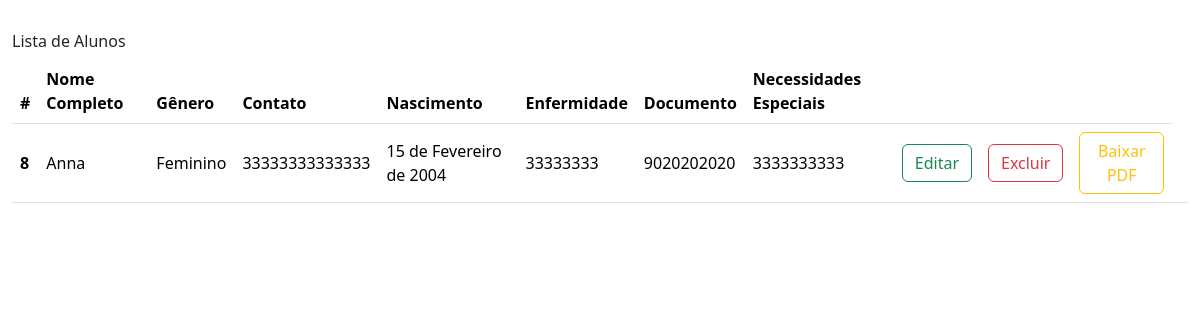
The page /listaralunos/ on the database its author committed.
### asdavi/models.py (models this page shows, shortened)
class Aluno(models.Model):
    nome_aluno = models.CharField(max_length=64, null = False, blank= False)
    data_nascimento = models.DateField(null = False , blank = False)
    genero_aluno = models.CharField(max_length=10, null = False, blank= False)
    documento_aluno = models.CharField(max_length=64, null = False, blank= False)
    endereco_aluno = models.CharField(max_length=64, null = False, blank= False)
    telefone_aluno = models.CharField(max_length=64, null = False, blank= False)
    nome_enfermidade = models.CharField(max_length=64, null = True, blank= True)
    nome_medicamento = models.CharField(max_length=64, null = True, blank= True)
    renda_familiar = models.IntegerField(null = False, blank = False)
    condicoes_familiar = models.CharField(max_length=50, null = False, blank = False)
    interesse_educacional = models.CharField(max_length=50)
    necessidade_especial = models.CharField(max_length=64)

### asdavi/views.py (the view)
# urls.py: path('listaralunos/', PesquisaAlunoView.as_view(), name="alunos"),
class PesquisaAlunoView(ListView):
    model = Aluno
    template_name = "lista_alunos.html"
    context_object_name = 'aluno'

### asdavi/templates/lista_alunos.html (shortened to what this page needs)
<!DOCTYPE html>
<html lang="pt-br">
<head>
    {% load static %}
    <link rel="stylesheet" href="https://cdn.jsdelivr.net/npm/bootstrap@5.3.3/dist/css/bootstrap.min.css">
</head>
<body class="bg-custom">
    <header>
        <nav class="navbar nav d-flex navbar-expand-lg bg-shadow">
            <div class="container-fluid d-flex align-items-center justify-content-center py-2 px-5">
            </div>
        </nav>
    </header>
    <section>
        <div class="container-fluid">
            <h6 class="ml-3">Lista de Alunos</h2>
            <table class="table align-middle">
                <thead>
                    <tr>
                        <th scope="col">#</th>
                        <th scope="col">Nome Completo</th>
                        <th scope="col">Gênero</th>
                        <th scope="col">Contato</th>
                        <th scope="col">Nascimento</th>
                        <th scope="col">Enfermidade</th>
                        <th scope="col">Documento</th>
                        <th scope="col">Necessidades Especiais</th>
                        <th scope="col"></th>
                        <th scope="col"></th>
                        <th scope="col"></th>
                      </tr>
                </thead>
                  <tbody>
                    {% for aluno in aluno %}
                        <tr class="dados-aluno">
                            <th scope="row">{{ aluno.pk }}</th>
                            <td>{{ aluno.nome_aluno }}</td>
                            <td>{{ aluno.genero_aluno }}</td>
                            <td>{{ aluno.telefone_aluno }}</td>
                            <td>{{ aluno.data_nascimento }}</td>
                            <td>{{ aluno.nome_enfermidade }}</td>
                            <td>{{ aluno.documento_aluno }}</td>
                            <td>{{aluno.necessidade_especial }}</td>
                            <td><a href="{% url 'editar' pk=aluno.pk %}"><button class="btn btn-outline-success" type="submit">Editar</button></a></td>
                            <td><a href="{% url 'excluir' pk=aluno.pk %}"><button class="btn btn-outline-danger" type="submit">Excluir</button></a></td>
                            <td><a href="{% url 'generate_student_pdf' aluno.id %}"><button class="btn btn-outline-warning"> Baixar PDF</button></a><td>
                        </tr>
                    {% endfor %}
                  </tbody>
              </table>
        </div>
    </section>
</body>
</html>

### rows shown on the page
Aluno: pk "8", nome_aluno "Anna", genero_aluno "Feminino", telefone_aluno "33333333333333", data_nascimento "15 de Fevereiro de 2004", nome_enfermidade "33333333", documento_aluno "9020202020", necessidade_especial "3333333333"
